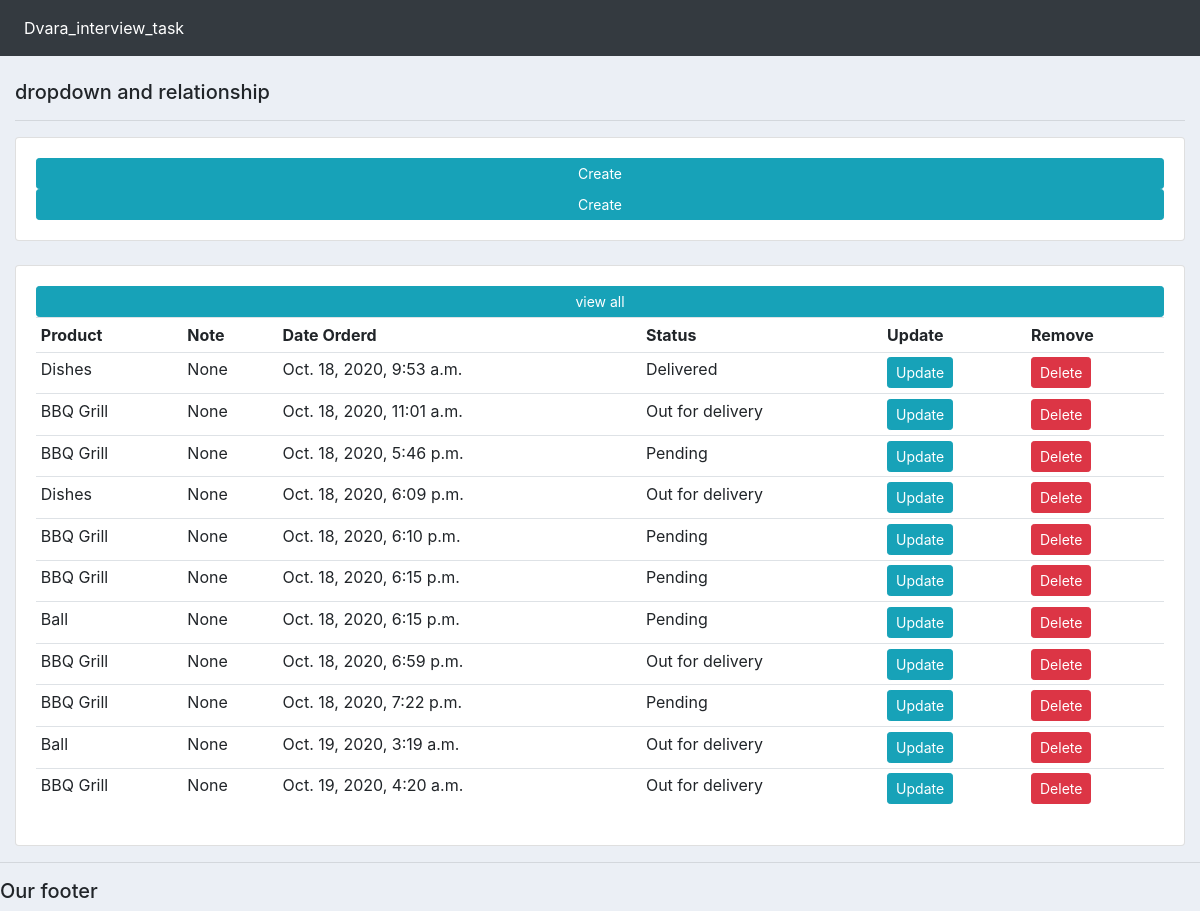
The page / on the database its author committed.
### accounts/models.py (models this page shows, shortened)
class Customer(models.Model):
	name = models.CharField(max_length=200, null=True)
	phone = models.CharField(max_length=200, null=True)
	email = models.CharField(max_length=200, null=True)
	date_created = models.DateTimeField(auto_now_add=True, null=True)

class Order(models.Model):
	STATUS = (
			('Pending', 'Pending'),
			('Out for delivery', 'Out for delivery'),
			('Delivered', 'Delivered'),
			)
	customer = models.ForeignKey(Customer, null=True, on_delete= models.SET_NULL)
	product = models.ForeignKey(Product, null=True, on_delete= models.SET_NULL)
	date_created = models.DateTimeField(auto_now_add=True, null=True)
	status = models.CharField(max_length=200, null=True, choices=STATUS)
	note = models.CharField(max_length=1000, null=True)

class Product(models.Model):
	CATEGORY = (
			('Indoor', 'Indoor'),
			('Out Door', 'Out Door'),
			)
	name = models.CharField(max_length=200, null=True)
	price = models.FloatField(null=True)
	category = models.CharField(max_length=200, null=True, choices=CATEGORY)
	description = models.CharField(max_length=200, null=True, blank=True)
	date_created = models.DateTimeField(auto_now_add=True, null=True)
	tags = models.ManyToManyField(Tag)
	def __str__(self):
		return self.name

### accounts/views.py (the view)
def home(request):
	orders = Order.objects.all()
	customers = Customer.objects.all()
	total_customers = customers.count()
	context = {'orders':orders, 'customers':customers}
	return render(request, 'accounts/dashboard.html', context)

### accounts/templates/accounts/dashboard.html (shortened to what this page needs)
{%  extends 'accounts/main.html' %}
{% block content %}
<br>
<div class="row">
	<div class="col-md">
		<h5>dropdown and relationship </h5>
		<hr>
		<div class="card card-body">
		{% for customer in customers %}
					<tr>
						<td><a class="btn btn-sm btn-info" href="{% url 'customer' customer.id %}">Create</a></td>
					</tr>
				{% endfor %}
		</div>
	</div>
</div>
    <br>
<div class="row">
	<div class="col-md">
		<div class="card card-body">
			<table class="table table-sm">
            <a class="btn btn-sm btn-info" href=" ">view all </a>
				<tr>
					<th>Product</th>
					<th>Note</th>
					<th>Date Orderd</th>
					<th>Status</th>
					<th>Update</th>
					<th>Remove</th>
				</tr>
				{% for order in orders %}
				<tr>
					<td>{{order.product}}</td>
					<td>{{order.note}}</td>
					<td>{{order.date_created}}</td>
					<td>{{order.status}}</td>
					<td><a class="btn btn-sm btn-info" href="{% url 'update_order' order.id %}">Update</a></td>
					<td><a class="btn btn-sm btn-danger" href="{% url 'delete_order' order.id %}">Delete</a></td>
				</tr>
				{% endfor %}
			</table>
		</div>
	</div>
</div>
	</div>
{% endblock %}

### accounts/templates/accounts/main.html (shortened to what this page needs)
{% load static %}
<!DOCTYPE html>
<html>
<head>
	<link rel="stylesheet" href="https://stackpath.bootstrapcdn.com/bootstrap/4.3.1/css/bootstrap.min.css">
	<link rel="stylesheet" type="text/css" href="{% static '/css/main.css' %}">
</head>
<body>
	{%  include 'accounts/navbar.html' %}
	<div class="container-fluid">
	{% block content %}
	{% endblock %}
	<hr>
	<h5>Our footer</h5>
</body>
</html>

### accounts/templates/accounts/navbar.html (shortened to what this page needs)
{% load static %}
<nav class="navbar navbar-expand-lg navbar-dark bg-dark">
  <div class="collapse navbar-collapse" id="navbarNav">
    <ul class="navbar-nav">
      <li class="nav-item active">
        <a class="nav-link" href="{% url 'home' %}">Dvara_interview_task</a>
      </li>
    </ul>
  </div>
</nav>

### static/css/main.css (style rules this page uses)
body { background-color: #ebeff5; }

### rows shown on the page
Order: product "Dishes", note "None", date_created "Oct. 18, 2020, 9:53 a.m.", status "Delivered"
Order: product "BBQ Grill", note "None", date_created "Oct. 18, 2020, 11:01 a.m.", status "Out for delivery"
Order: product "BBQ Grill", note "None", date_created "Oct. 18, 2020, 5:46 p.m.", status "Pending"
Order: product "Dishes", note "None", date_created "Oct. 18, 2020, 6:09 p.m.", status "Out for delivery"
Order: product "BBQ Grill", note "None", date_created "Oct. 18, 2020, 6:10 p.m.", status "Pending"
Order: product "BBQ Grill", note "None", date_created "Oct. 18, 2020, 6:15 p.m.", status "Pending"
Order: product "Ball", note "None", date_created "Oct. 18, 2020, 6:15 p.m.", status "Pending"
Order: product "BBQ Grill", note "None", date_created "Oct. 18, 2020, 6:59 p.m.", status "Out for delivery"
Order: product "BBQ Grill", note "None", date_created "Oct. 18, 2020, 7:22 p.m.", status "Pending"
Order: product "Ball", note "None", date_created "Oct. 19, 2020, 3:19 a.m.", status "Out for delivery"
Order: product "BBQ Grill", note "None", date_created "Oct. 19, 2020, 4:20 a.m.", status "Out for delivery"
